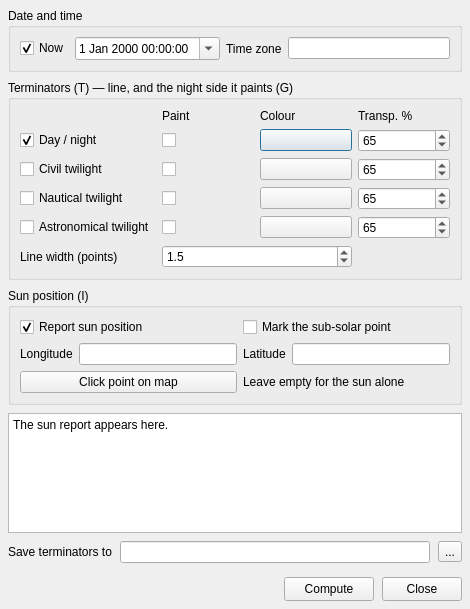
<?xml version="1.0" encoding="UTF-8"?>
<ui version="4.0">
 <class>SolarDialog</class>
 <widget class="QDialog" name="SolarDialog">
  <property name="geometry">
   <rect>
    <x>0</x>
    <y>0</y>
    <width>470</width>
    <height>600</height>
   </rect>
  </property>
  <property name="windowTitle">
   <string>solar</string>
  </property>
  <layout class="QVBoxLayout" name="mainVerticalLayout">
   <property name="spacing">
    <number>8</number>
   </property>
   <property name="margin" stdset="0">
    <number>8</number>
   </property>
   <item>
    <widget class="QGroupBox" name="gb_time">
     <property name="title">
      <string>Date and time</string>
     </property>
     <layout class="QGridLayout" name="gridLayout_time">
      <item row="0" column="0">
       <widget class="QCheckBox" name="chk_now">
        <property name="toolTip"><string>Use the current time (the module's own default)</string></property>
        <property name="text"><string>Now</string></property>
        <property name="checked"><bool>true</bool></property>
       </widget>
      </item>
      <item row="0" column="1">
       <widget class="QDateTimeEdit" name="dt_when">
        <property name="toolTip"><string>The instant to compute for (+d)</string></property>
        <property name="calendarPopup"><bool>true</bool></property>
       </widget>
      </item>
      <item row="0" column="2">
       <widget class="QLabel" name="lb_tz"><property name="text"><string>Time zone</string></property></widget>
      </item>
      <item row="0" column="3">
       <widget class="QLineEdit" name="edit_tz">
        <property name="toolTip"><string>Offset from UTC (+z), e.g. -03:00, -03 or 02:00. Empty = UTC.</string></property>
       </widget>
      </item>
     </layout>
    </widget>
   </item>
   <item>
    <widget class="QGroupBox" name="gb_terms">
     <property name="title">
      <string>Terminators (T) — line, and the night side it paints (G)</string>
     </property>
     <layout class="QGridLayout" name="gridLayout_terms">
      <item row="0" column="1">
       <widget class="QLabel" name="lb_hdr_fill"><property name="text"><string>Paint</string></property></widget>
      </item>
      <item row="0" column="2">
       <widget class="QLabel" name="lb_hdr_color"><property name="text"><string>Colour</string></property></widget>
      </item>
      <item row="0" column="3">
       <widget class="QLabel" name="lb_hdr_tr"><property name="text"><string>Transp. %</string></property></widget>
      </item>
      <item row="1" column="0">
       <widget class="QCheckBox" name="chk_daynight">
        <property name="toolTip"><string>The day/night terminator: the sun on the horizon</string></property>
        <property name="text"><string>Day / night</string></property>
        <property name="checked"><bool>true</bool></property>
       </widget>
      </item>
      <item row="1" column="1">
       <widget class="QCheckBox" name="chk_fill_d">
        <property name="toolTip"><string>Paint the night side of this terminator, the way pssolar's -G fills it</string></property>
        <property name="text"><string/></property>
       </widget>
      </item>
      <item row="1" column="2">
       <widget class="QPushButton" name="btn_color_d">
        <property name="toolTip"><string>Fill colour for the painted night side. Click to choose.</string></property>
        <property name="minimumSize"><size><width>56</width><height>22</height></size></property>
        <property name="text"><string/></property>
       </widget>
      </item>
      <item row="1" column="3">
       <widget class="QSpinBox" name="spin_tr_d">
        <property name="toolTip"><string>Fill transparency in percent — the same number pssolar takes after the @ in -G</string></property>
        <property name="minimum"><number>0</number></property>
        <property name="maximum"><number>100</number></property>
        <property name="value"><number>65</number></property>
       </widget>
      </item>
      <item row="2" column="0">
       <widget class="QCheckBox" name="chk_civil">
        <property name="toolTip"><string>Civil twilight: the sun 6 degrees below the horizon</string></property>
        <property name="text"><string>Civil twilight</string></property>
       </widget>
      </item>
      <item row="2" column="1">
       <widget class="QCheckBox" name="chk_fill_c">
        <property name="toolTip"><string>Paint the region beyond this terminator</string></property>
        <property name="text"><string/></property>
       </widget>
      </item>
      <item row="2" column="2">
       <widget class="QPushButton" name="btn_color_c">
        <property name="minimumSize"><size><width>56</width><height>22</height></size></property>
        <property name="text"><string/></property>
       </widget>
      </item>
      <item row="2" column="3">
       <widget class="QSpinBox" name="spin_tr_c">
        <property name="minimum"><number>0</number></property>
        <property name="maximum"><number>100</number></property>
        <property name="value"><number>65</number></property>
       </widget>
      </item>
      <item row="3" column="0">
       <widget class="QCheckBox" name="chk_nautical">
        <property name="toolTip"><string>Nautical twilight: the sun 12 degrees below the horizon</string></property>
        <property name="text"><string>Nautical twilight</string></property>
       </widget>
      </item>
      <item row="3" column="1">
       <widget class="QCheckBox" name="chk_fill_n">
        <property name="toolTip"><string>Paint the region beyond this terminator</string></property>
        <property name="text"><string/></property>
       </widget>
      </item>
      <item row="3" column="2">
       <widget class="QPushButton" name="btn_color_n">
        <property name="minimumSize"><size><width>56</width><height>22</height></size></property>
        <property name="text"><string/></property>
       </widget>
      </item>
      <item row="3" column="3">
       <widget class="QSpinBox" name="spin_tr_n">
        <property name="minimum"><number>0</number></property>
        <property name="maximum"><number>100</number></property>
        <property name="value"><number>65</number></property>
       </widget>
      </item>
      <item row="4" column="0">
       <widget class="QCheckBox" name="chk_astro">
        <property name="toolTip"><string>Astronomical twilight: the sun 18 degrees below the horizon</string></property>
        <property name="text"><string>Astronomical twilight</string></property>
       </widget>
      </item>
      <item row="4" column="1">
       <widget class="QCheckBox" name="chk_fill_a">
        <property name="toolTip"><string>Paint the region beyond this terminator</string></property>
        <property name="text"><string/></property>
       </widget>
      </item>
      <item row="4" column="2">
       <widget class="QPushButton" name="btn_color_a">
        <property name="minimumSize"><size><width>56</width><height>22</height></size></property>
        <property name="text"><string/></property>
       </widget>
      </item>
      <item row="4" column="3">
       <widget class="QSpinBox" name="spin_tr_a">
        <property name="minimum"><number>0</number></property>
        <property name="maximum"><number>100</number></property>
        <property name="value"><number>65</number></property>
       </widget>
      </item>
      <item row="5" column="0">
       <widget class="QLabel" name="lb_width"><property name="text"><string>Line width (points)</string></property></widget>
      </item>
      <item row="5" column="1" colspan="2">
       <widget class="QDoubleSpinBox" name="spin_width">
        <property name="toolTip"><string>Width of the terminator lines. Every line and every painted side is a normal Scene Objects element afterwards — recolour or restyle any of them from its own properties.</string></property>
        <property name="decimals"><number>1</number></property>
        <property name="minimum"><double>0.5</double></property>
        <property name="maximum"><double>10.0</double></property>
        <property name="singleStep"><double>0.5</double></property>
        <property name="value"><double>1.5</double></property>
       </widget>
      </item>
     </layout>
    </widget>
   </item>
   <item>
    <widget class="QGroupBox" name="gb_sun">
     <property name="title">
      <string>Sun position (I)</string>
     </property>
     <layout class="QGridLayout" name="gridLayout_sun">
      <item row="0" column="0" colspan="2">
       <widget class="QCheckBox" name="chk_report">
        <property name="toolTip"><string>Report the sun's longitude, latitude, azimuth and elevation</string></property>
        <property name="text"><string>Report sun position</string></property>
        <property name="checked"><bool>true</bool></property>
       </widget>
      </item>
      <item row="0" column="2" colspan="2">
       <widget class="QCheckBox" name="chk_marksun">
        <property name="toolTip"><string>Put a star on the map where the sun is overhead</string></property>
        <property name="text"><string>Mark the sub-solar point</string></property>
       </widget>
      </item>
      <item row="1" column="0">
       <widget class="QLabel" name="lb_lon"><property name="text"><string>Longitude</string></property></widget>
      </item>
      <item row="1" column="1">
       <widget class="QLineEdit" name="edit_lon">
        <property name="toolTip"><string>Optional observer position. Give both boxes to also get sunrise, noon, sunset and the day length there.</string></property>
       </widget>
      </item>
      <item row="1" column="2">
       <widget class="QLabel" name="lb_lat"><property name="text"><string>Latitude</string></property></widget>
      </item>
      <item row="1" column="3">
       <widget class="QLineEdit" name="edit_lat">
        <property name="toolTip"><string>Optional observer position. Give both boxes to also get sunrise, noon, sunset and the day length there.</string></property>
       </widget>
      </item>
      <item row="2" column="0" colspan="2">
       <widget class="QPushButton" name="push_pick">
        <property name="toolTip"><string>Pick the observer position with one click on the map</string></property>
        <property name="text"><string>Click point on map</string></property>
       </widget>
      </item>
      <item row="2" column="2" colspan="2">
       <widget class="QLabel" name="lb_poshint">
        <property name="text"><string>Leave empty for the sun alone</string></property>
       </widget>
      </item>
     </layout>
    </widget>
   </item>
   <item>
    <widget class="QPlainTextEdit" name="txt_report">
     <property name="minimumSize"><size><width>0</width><height>120</height></size></property>
     <property name="readOnly"><bool>true</bool></property>
     <property name="plainText"><string>The sun report appears here.</string></property>
    </widget>
   </item>
   <item>
    <layout class="QHBoxLayout" name="horizontalLayout_out">
     <item>
      <widget class="QLabel" name="lb_out"><property name="text"><string>Save terminators to</string></property></widget>
     </item>
     <item>
      <widget class="QLineEdit" name="edit_outfile">
       <property name="toolTip"><string>Optional table to also write the drawn terminator polygons to. Leave empty to keep them only in this window.</string></property>
      </widget>
     </item>
     <item>
      <widget class="QToolButton" name="btn_outfile">
       <property name="text"><string>...</string></property>
      </widget>
     </item>
    </layout>
   </item>
   <item>
    <spacer name="verticalSpacer_bottom">
     <property name="orientation"><enum>Qt::Orientation::Vertical</enum></property>
     <property name="sizeType"><enum>QSizePolicy::Policy::Fixed</enum></property>
     <property name="sizeHint" stdset="0"><size><width>20</width><height>6</height></size></property>
    </spacer>
   </item>
   <item>
    <layout class="QHBoxLayout" name="horizontalLayout_buttons">
     <item>
      <spacer name="buttonsSpacer">
       <property name="orientation"><enum>Qt::Orientation::Horizontal</enum></property>
       <property name="sizeHint" stdset="0"><size><width>40</width><height>20</height></size></property>
      </spacer>
     </item>
     <item>
      <widget class="QPushButton" name="push_compute">
       <property name="minimumSize"><size><width>90</width><height>24</height></size></property>
       <property name="text"><string>Compute</string></property>
      </widget>
     </item>
     <item>
      <widget class="QPushButton" name="push_close">
       <property name="minimumSize"><size><width>70</width><height>24</height></size></property>
       <property name="text"><string>Close</string></property>
      </widget>
     </item>
    </layout>
   </item>
  </layout>
 </widget>
 <resources/>
 <connections/>
</ui>
